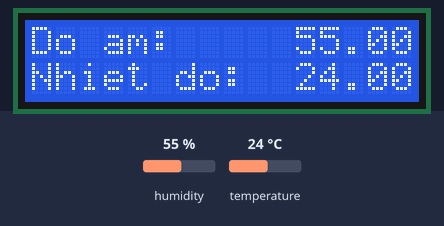
A sketch run on a simulated Arduino Uno, built with avr-gcc and run on an emulated ATmega328P. On the bench: 16×2 character LCD. Inputs (shaded band) come from the test bench; at power-on: humidity 55 %, temperature 24 °C. What the sketch prints to the serial monitor is not drawn.

Above: at 1.2 s.
1.3 s: humidity set to 22 %
At 3.6 s:
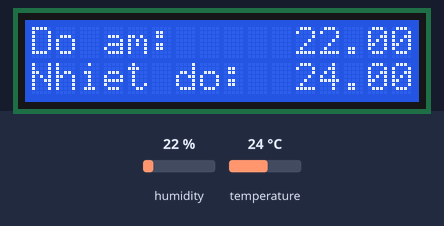
4.1 s: temperature set to 12 °C
At 5.4 s:
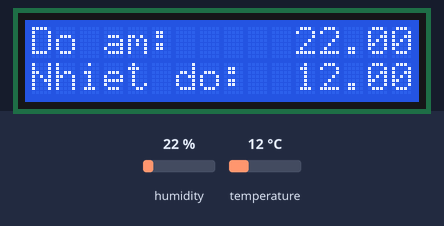
6.9 s: humidity set to 40 %
At 9.0 s:
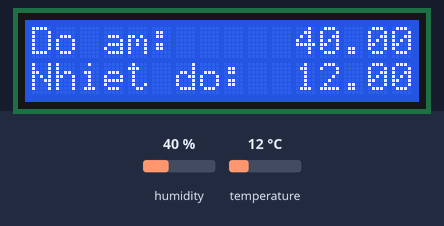
9.9 s: temperature set to 19 °C
At 10.8 s:
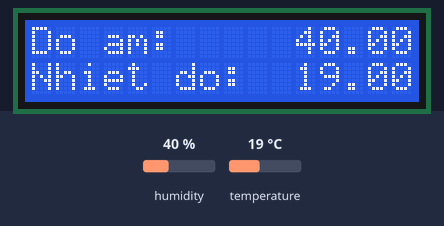
Timing chart, 0 to 12.9 s (numbered marks = the images above; inputs shaded):
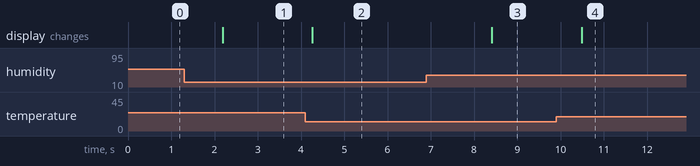

The sketch:

lab4.2.ino
```cpp
#include <LiquidCrystal_I2C.h>
#include <DHT.h>
#define BLYNK_PRINT Serial
#define DHTPIN 2
#define DHTTYPE DHT11
DHT dht(DHTPIN, DHTTYPE);
LiquidCrystal_I2C lcd(0x27,16,2);

void sendSensor(){
  float h = dht.readHumidity();
  float t = dht.readTemperature();


  if (isnan(h)|| isnan(t)){
    Serial.println("Failed to read from DHT sensor");
    return;
  }

  Serial.println(t);
  Serial.println(h);

  lcd.setCursor(11,0);
  lcd.print(h);
  lcd.setCursor(11,1);
  lcd.print(t);
  dht.begin();
}

void setup() {
  Serial.begin(9600);
  lcd.init();
  lcd.clear();
  lcd.backlight();
  lcd.setCursor(0,0);
  lcd.print("Do am:");
  lcd.setCursor(0,1);
  lcd.print("Nhiet do:");
}

void loop() {
   sendSensor();
   delay(500);
}
```

Measured:
- after the input at 1.3 s, the display: changes after 0.89 s (image 1)
- after the input at 4.1 s, the display: changes after 0.16 s (image 2)
- after the input at 6.9 s, the display: changes after 1.5 s (image 3)
- after the input at 9.9 s, the display: changes after 0.58 s (image 4)
